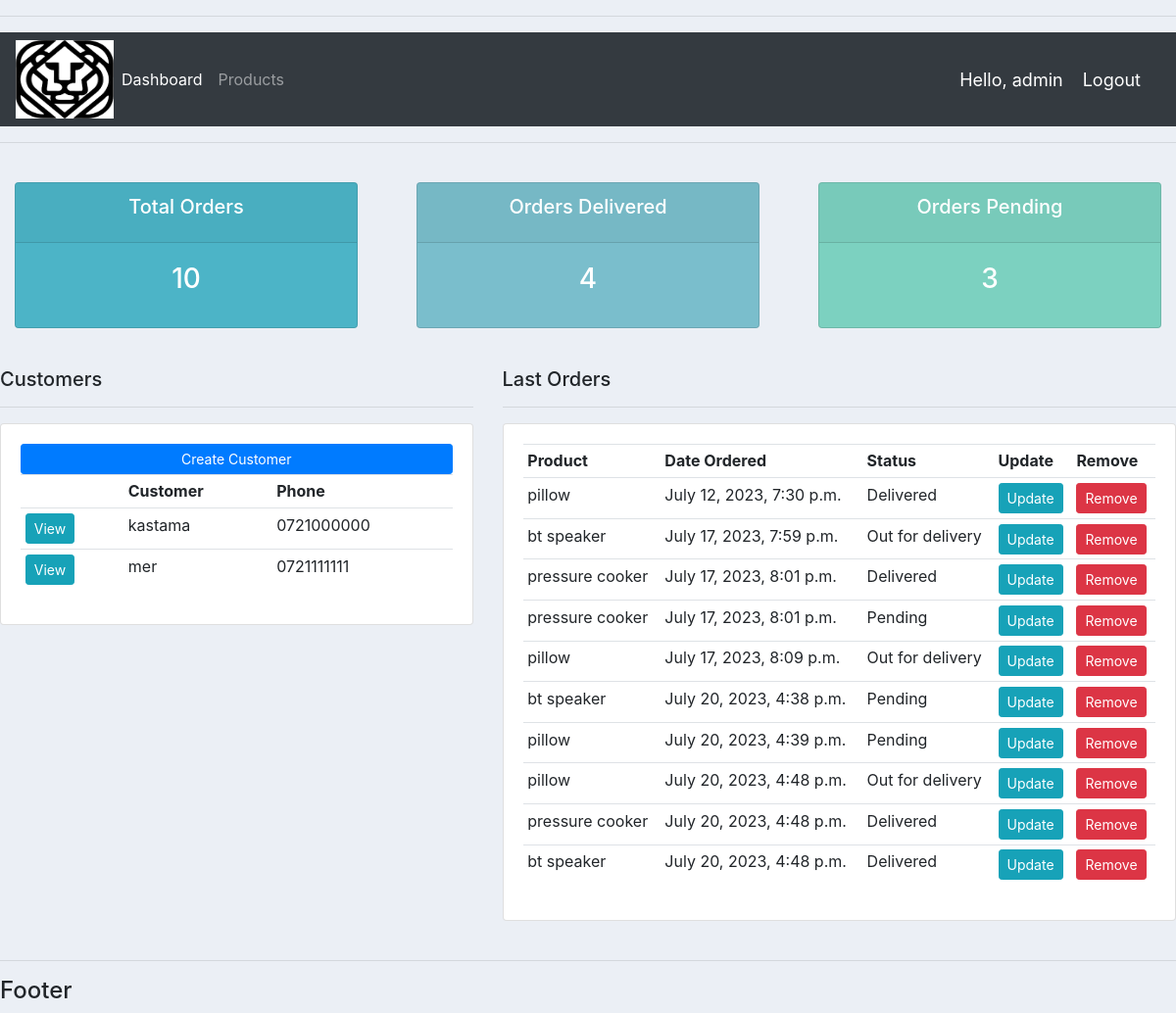
The app's page / (signed in) with its own data.
### accounts/models.py (models this page shows, shortened)
class Customer(models.Model):
    name = models.CharField(max_length=200, null=True)
    phone = models.CharField(max_length=200, null=True)
    email = models.EmailField(null=True)
    date_created = models.DateTimeField(auto_now_add=True, null=True)

class Order(models.Model):
    STATUS = (
        ('Pending', 'Pending'),
        ('Out for delivery', 'Out for delivery'),
        ('Delivered', 'Delivered'),
    )
    customer = models.ForeignKey(Customer, null=True, on_delete=models.SET_NULL)
    product = models.ForeignKey(Product, null=True, on_delete=models.SET_NULL)
    date_created = models.DateTimeField(auto_now_add=True, null=True)
    status = models.CharField(max_length=200, null=True, choices=STATUS)
    description = models.CharField(max_length=1000, null=True)

class Product(models.Model):
    CATEGORY = (
        ('Indoor', 'Indoor'),
        ('Outdoor', 'Outdoor'),
    )
    name = models.CharField(max_length=200)
    price = models.FloatField(null=True)
    category = models.CharField(max_length=200, null=True, choices=CATEGORY)
    description = models.CharField(max_length=200, null=True, blank=True)
    date_created = models.DateTimeField(auto_now_add=True, null=True)
    tags = models.ManyToManyField(Tag)
    def __str__(self):
        return self.name

### accounts/decorators.py (the view)
    def wrapper_function(request, *args, **kwargs):
        group = None
        if request.user.groups.exists():
            group = request.user.groups.all()[0].name
        if group == 'Customer':
            return redirect('user-page')
        if group == 'Admin':
            return view_func(request, *args, **kwargs)

### accounts/views.py (called while the page is built)
@login_required(login_url='login')
@admin_only
def home(request):
    customers = Customer.objects.all()
    orders = Order.objects.all()
    total_customers = customers.count()
    total_orders = orders.count()
    delivered = orders.filter(status='Delivered').count()
    pending = orders.filter(status='Pending').count()
    context = {'customers': customers, 'orders': orders,
               'total_orders': total_orders, 'delivered': delivered,
               'pending': pending}
    return render(request, 'dashboard.html', context)

### templates/dashboard.html
{% extends 'main.html' %}
{% block content %}
    {% include 'status.html' %}
    <br>
    <div class="row">
    <div class="col-md-5">
        <h5>Customers</h5>
        <hr>
        <div class="card card-body">
            <a class="btn btn-primary btn-sm btn-block" href="">Create Customer</a>
            <table class="table table-sm">
                <tr>
                    <th></th>
                    <th>Customer</th>
                    <th>Phone</th>
                </tr>
                {% for customer in customers %}
                    <tr>
                        <td><a class="btn btn-sm btn-info" href="{% url 'customer' customer.id %}">View</a></td>
                        <td>{{ customer.name }}</td>
                        <td>{{ customer.phone }}</td>
                    </tr>
                {% endfor %}
            </table>
        </div>
    </div>
    <div class="col-md-7">
        <h5>Last Orders</h5>
        <hr>
        <div class="card card-body">
            <table class="table table-sm">
                <tr>
                    <th>Product</th>
                    <th>Date Ordered</th>
                    <th>Status</th>
                    <th>Update</th>
                    <th>Remove</th>
                </tr>
                {% for order in orders %}
                    <tr>
                        <td>{{ order.product }}</td>
                        <td>{{ order.date_created }}</td>
                        <td>{{ order.status }}</td>
                        <td><a class="btn btn-sm btn-info" href="{% url 'update_order' order.id %}">Update</a></td>
                        <td><a class="btn btn-sm btn-danger" href="{% url 'delete_order' order.id %}">Remove</a></td>
                    </tr>
                {% endfor %}
            </table>
        </div>
    </div>
    </div>
    <br>
{% endblock content %}

### templates/main.html (shortened to what this page needs)
{% load static %}
<!DOCTYPE html>
<html lang="en">
<head>
    <link rel="stylesheet" href="https://cdn.jsdelivr.net/npm/bootstrap@4.6.2/dist/css/bootstrap.min.css">
    <link rel="stylesheet" type="text/css" href="{% static 'css/main.css' %}">
</head>
<body>
    <hr>
    {% include 'navbar.html' %}
    <hr>
    {% block content %}
    {% endblock content %}
    <hr>
    <h4>Footer</h4>
</body>
</html>

### templates/navbar.html (shortened to what this page needs)
{% load static %}
<nav class="navbar navbar-expand-lg navbar-dark bg-dark">
    <img src="{% static 'media/log.png' %}" alt="" style="height: 80px; width: 100px">
  <div class="collapse navbar-collapse" id="navbarNav">
    <ul class="navbar-nav">
      {% if request.user.is_staff %}
          <li class="nav-item active">
            <a class="nav-link" href="{% url 'home' %}">Dashboard</a>
          </li>
          <li class="nav-item">
            <a class="nav-link" href="{% url 'products' %}">Products</a>
          </li>
      {% endif %}
    </ul>
  </div>
    <span class="hello-msg">Hello, {{ request.user }}</span>
    <span><a class="hello-msg" href="{% url 'logout' %}">Logout</a></span>
</nav>

### templates/status.html
<br>
<div class="row">
    <div class="col">
        <div class="col-md">
            <div class="card text-center text-white mb-3" id="total-orders">
                <div class="card-header">
                    <h5 class="card-title">Total Orders</h5>
                </div>
                <div class="card-body">
                    <h3 class="card-title">{{ total_orders }}</h3>
                </div>
            </div>
        </div>
    </div>
    <div class="col">
        <div class="col-md">
            <div class="card text-center text-white mb-3" id="orders-delivered">
                <div class="card-header">
                    <h5 class="card-title">Orders Delivered</h5>
                </div>
                <div class="card-body">
                    <h3 class="card-title">{{ delivered }}</h3>
                </div>
            </div>
        </div>
    </div>
    <div class="col">
        <div class="col-md">
            <div class="card text-center text-white mb-3" id="orders-pending">
                <div class="card-header">
                    <h5 class="card-title">Orders Pending</h5>
                </div>
                <div class="card-body">
                    <h3 class="card-title">{{ pending }}</h3>
                </div>
            </div>
        </div>
    </div>
</div>

### static/css/main.css (style rules this page uses)
body { background-color: #ebeff5; }
#total-orders { background-color: #4cb4c7; }
#orders-delivered { background-color: #7abecc; }
#orders-pending { background-color: #7CD1C0; }

### templates/navbar.html (style rules this page uses)
.hello-msg { font-size: 18px; color: #fff; margin-right: 20px; }

### records on screen
Customer: name "kastama", phone "0721000000"
Customer: name "mer", phone "0721111111"
Order: product "pillow", date_created "July 12, 2023, 7:30 p.m.", status "Delivered"
Order: product "bt speaker", date_created "July 17, 2023, 7:59 p.m.", status "Out for delivery"
Order: product "pressure cooker", date_created "July 17, 2023, 8:01 p.m.", status "Delivered"
Order: product "pressure cooker", date_created "July 17, 2023, 8:01 p.m.", status "Pending"
Order: product "pillow", date_created "July 17, 2023, 8:09 p.m.", status "Out for delivery"
Order: product "bt speaker", date_created "July 20, 2023, 4:38 p.m.", status "Pending"
Order: product "pillow", date_created "July 20, 2023, 4:39 p.m.", status "Pending"
Order: product "pillow", date_created "July 20, 2023, 4:48 p.m.", status "Out for delivery"
Order: product "pressure cooker", date_created "July 20, 2023, 4:48 p.m.", status "Delivered"
Order: product "bt speaker", date_created "July 20, 2023, 4:48 p.m.", status "Delivered"

### other values on screen
{{ request.user }} "admin"
{{ total_orders }} "10"
{{ delivered }} "4"
{{ pending }} "3"
